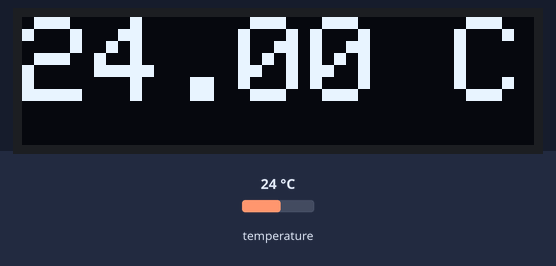
This sketch was run on a simulated Arduino Uno, built with avr-gcc and run on an emulated ATmega328P. Shown: 128×32 one-colour display. The test bench sets the inputs (shaded band); at power-on: temperature 24 °C. The display library's start-up logo is not drawn; what the sketch prints to the serial monitor is not drawn.

Above: at 3.4 s.
3.5 s: temperature set to 12 °C
At 4.8 s:
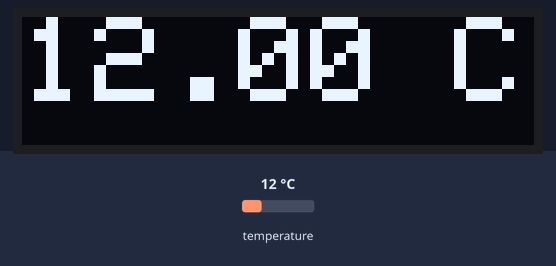
5.1 s: temperature set to 19 °C
At 5.7 s:
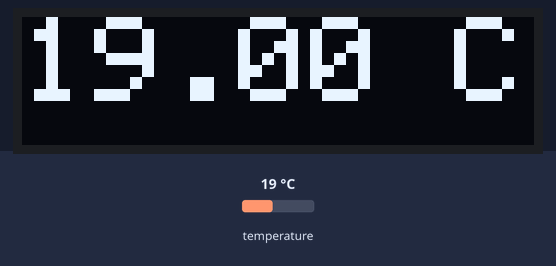
6.7 s: temperature set to 28 °C
At 7.4 s:
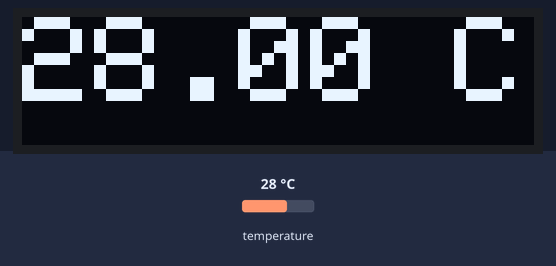
Timing chart, 0 to 9.7 s (numbered marks = the images above; inputs shaded):
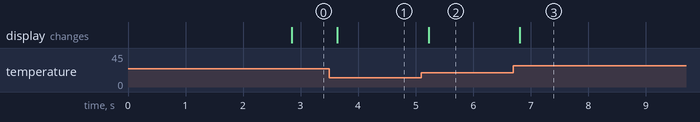

Measured:
- after the input at 3.5 s, the display: changes after 0.14 s (image 1)
- after the input at 5.1 s, the display: changes after 0.12 s (image 2)
- after the input at 6.7 s, the display: changes after 0.11 s (image 3)

The sketch:

ds18b20.ino
```cpp
#include <OneWire.h>
#include <DallasTemperature.h>
#include <Adafruit_GFX.h>
#include <Adafruit_SSD1306.h>

// Data wire is plugged into digital pin 2 on the Arduino
#define ONE_WIRE_BUS 2


// Define Screen
#define SCREEN_WIDTH 128 // OLED display width, in pixels
#define SCREEN_HEIGHT 32 // OLED display height, in pixels

// Declaration for an SSD1306 display connected to I2C (SDA, SCL pins)
#define OLED_RESET     4 // Reset pin # (or -1 if sharing Arduino reset pin)
Adafruit_SSD1306 display(SCREEN_WIDTH, SCREEN_HEIGHT, &Wire, OLED_RESET);

#define LOGO_HEIGHT   16
#define LOGO_WIDTH    16
static const unsigned char PROGMEM logo_bmp[] =
{ B00000000, B11000000,
  B00000001, B11000000,
  B00000001, B11000000,
  B00000011, B11100000,
  B11110011, B11100000,
  B11111110, B11111000,
  B01111110, B11111111,
  B00110011, B10011111,
  B00011111, B11111100,
  B00001101, B01110000,
  B00011011, B10100000,
  B00111111, B11100000,
  B00111111, B11110000,
  B01111100, B11110000,
  B01110000, B01110000,
  B00000000, B00110000 };


// Setup a oneWire instance to communicate with any OneWire device
OneWire oneWire(ONE_WIRE_BUS);

// Pass oneWire reference to DallasTemperature library
DallasTemperature sensors(&oneWire);

void setup(void)
{
  sensors.begin();	// Start up the library
  Serial.begin(9600);

  // SSD1306_SWITCHCAPVCC = generate display voltage from 3.3V internally
  if(!display.begin(SSD1306_SWITCHCAPVCC, 0x3C)) { // Address 0x3C for 128x32
    Serial.println(F("SSD1306 allocation failed"));
    for(;;); // Don't proceed, loop forever
  }

  // Show initial display buffer contents on the screen --
  // the library initializes this with an Adafruit splash screen.
  display.display();
  delay(2000); // Pause for 2 seconds

  // Clear the buffer
  display.clearDisplay();
}

void loop(void)
{
//  // Send the command to get temperatures
//  sensors.requestTemperatures();
//
//  //print the temperature in Celsius
//  Serial.print("Temperature: ");
//  Serial.print(sensors.getTempCByIndex(0));
//  Serial.print((char)176);//shows degrees character
//  Serial.print("C  |  ");
//
//  //print the temperature in Fahrenheit
//  Serial.print((sensors.getTempCByIndex(0) * 9.0) / 5.0 + 32.0);
//  Serial.print((char)176);//shows degrees character
//  Serial.println("F");
//
//  delay(500);
  screenHeatSensor();
}

void screenHeatSensor(){
  sensors.requestTemperatures();
  Serial.println(sensors.getTempCByIndex(0));
  display.clearDisplay();

  display.setTextSize(3);             // Normal 1:1 pixel scale
  display.setTextColor(WHITE);        // Draw white text
  display.setCursor(0,0);             // Start at top-left corner
  display.print(sensors.getTempCByIndex(0));
  display.print(F(" C"));

  display.display();
}
```
